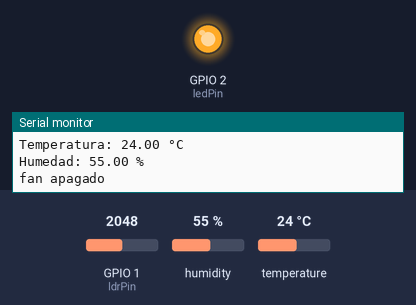
This sketch was run on a simulated ESP32-S3. On the bench: output pins drawn as LEDs (lit = HIGH), the last lines printed to the serial monitor. Inputs (shaded band) come from the test bench; at power-on: GPIO 1 (ldrPin) = 2048, temperature 24 °C, humidity 55 %.

Above: at 1.3 s.
1.4 s: GPIO 1 (ldrPin) set to 328
2.9 s: GPIO 1 (ldrPin) set to 276
At 4.2 s:
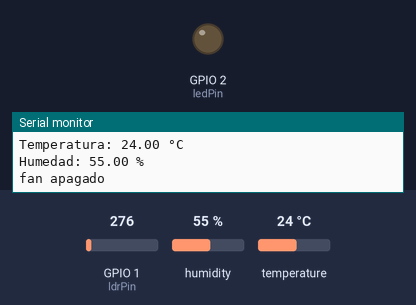
4.5 s: temperature set to 27 °C
8.1 s: GPIO 1 (ldrPin) set to 340
At 8.7 s:
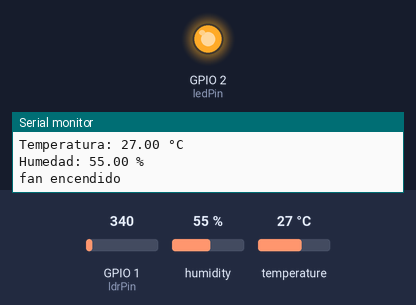
9.6 s: GPIO 1 (ldrPin) set to 260
At 10.0 s:
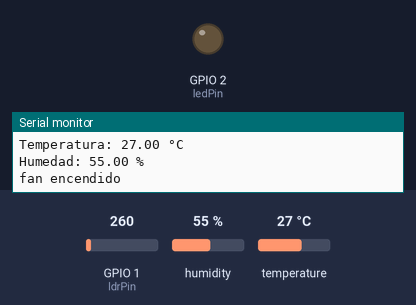
Timing chart, 0 to 12.1 s (numbered marks = the images above; inputs shaded):
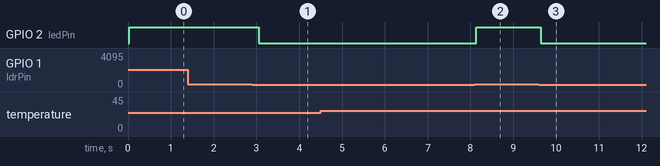

The sketch:

sensor_de_luz.ino
```cpp
#include <DHT.h>

#define DHTPIN 32     // Pin digital donde está conectado el sensor
#define DHTTYPE DHT11    // Especifica que estamos usando un DHT11

int ldrPin = A0;  // Pin analógico donde está conectado el LDR
int ldrValue = 0;  // Variable para almacenar el valor leído
int ledPin = 2;  // El pin donde está conectado el LED
int fan = 7;

DHT dht11(DHTPIN, DHT11);

void setup() {
  Serial.begin(115200);
  pinMode(ledPin, OUTPUT);  // Configura el pin como salida
  dht11.begin();
}

void loop() {
  ldrValue = analogRead(ldrPin);  // Lee el valor analógico
  float temperature = 0;
  float humidity = 0;


  humidity = dht11.readHumidity();
  temperature = dht11.readTemperature();

  Serial.print("Luz: ");
  Serial.println(ldrValue);  // Muestra el valor en el monitor serie

  if (ldrValue > 300)
  {
    digitalWrite(ledPin, HIGH);  // Enciende el LED
    Serial.println("encendido");

  }
  else
  {
     digitalWrite(ledPin, LOW);   // Apaga el LED
     Serial.println("apagado");
  }

    Serial.print("Temperatura: ");
    Serial.print(temperature);
    Serial.println(" °C");
    Serial.print("Humedad: ");
    Serial.print(humidity);
    Serial.println(" %");

  if (temperature > 25) {
        digitalWrite(fan, HIGH);  // Enciende el LED
        Serial.println("fan encendido");
      } else {
        digitalWrite(fan, LOW);   // Apaga el LED
        Serial.println("fan apagado");
      }
  delay(500);  // Espera medio segundo antes de la siguiente lectura
}
```

Measured:
- the behaviour switches between 301 and 300 on GPIO 1 (ldrPin) (found by bisection; images 0 and 1)
- after the input at 2.9 s, GPIO 2 (ledPin): HIGH → LOW after 0.15 s
- after the input at 8.1 s, GPIO 2 (ledPin): LOW → HIGH at once
- after the input at 9.6 s, GPIO 2 (ledPin): HIGH → LOW at once
